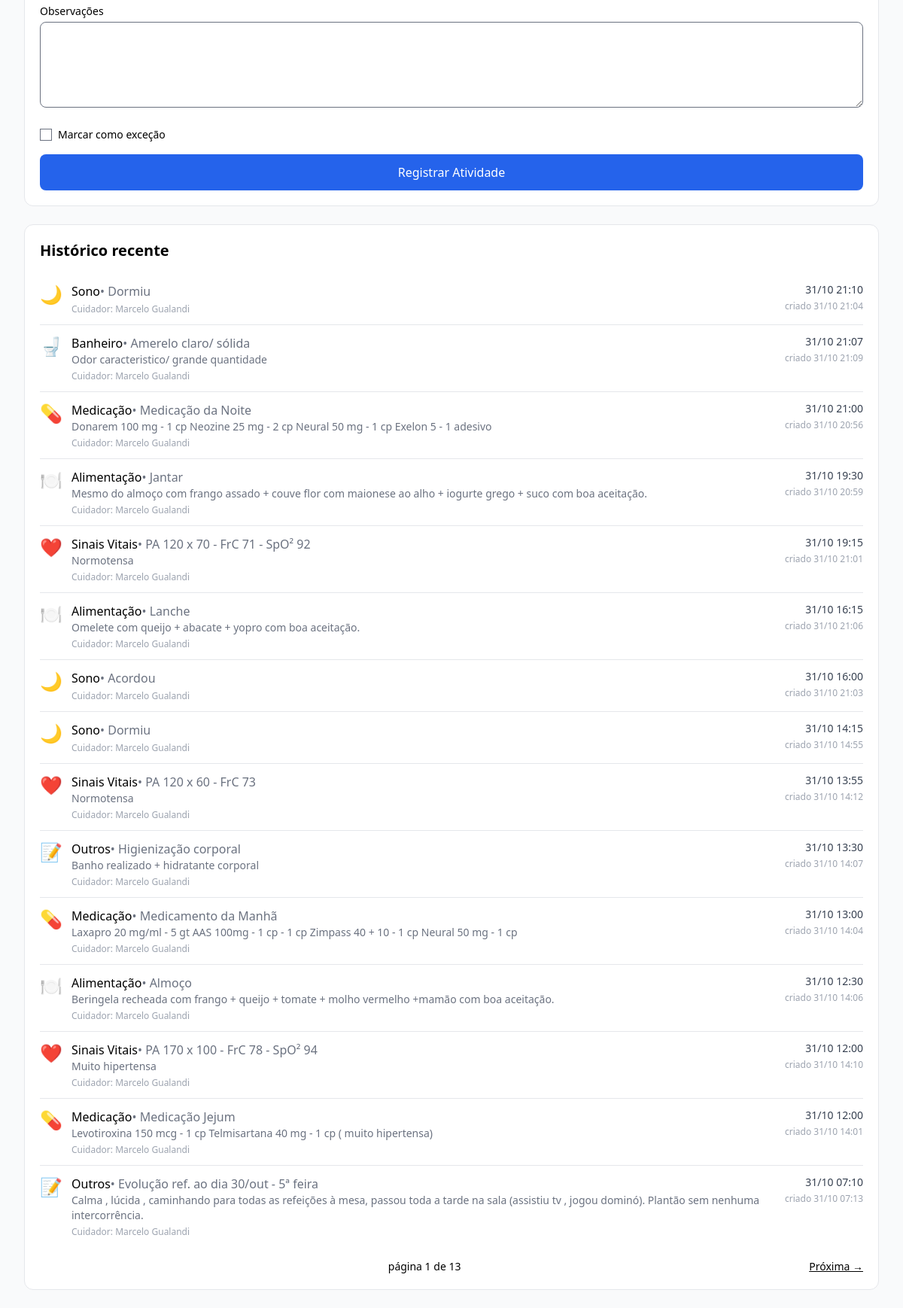
/care/records/new/ (signed in, lower part), run on an earlier commit of the app's database.
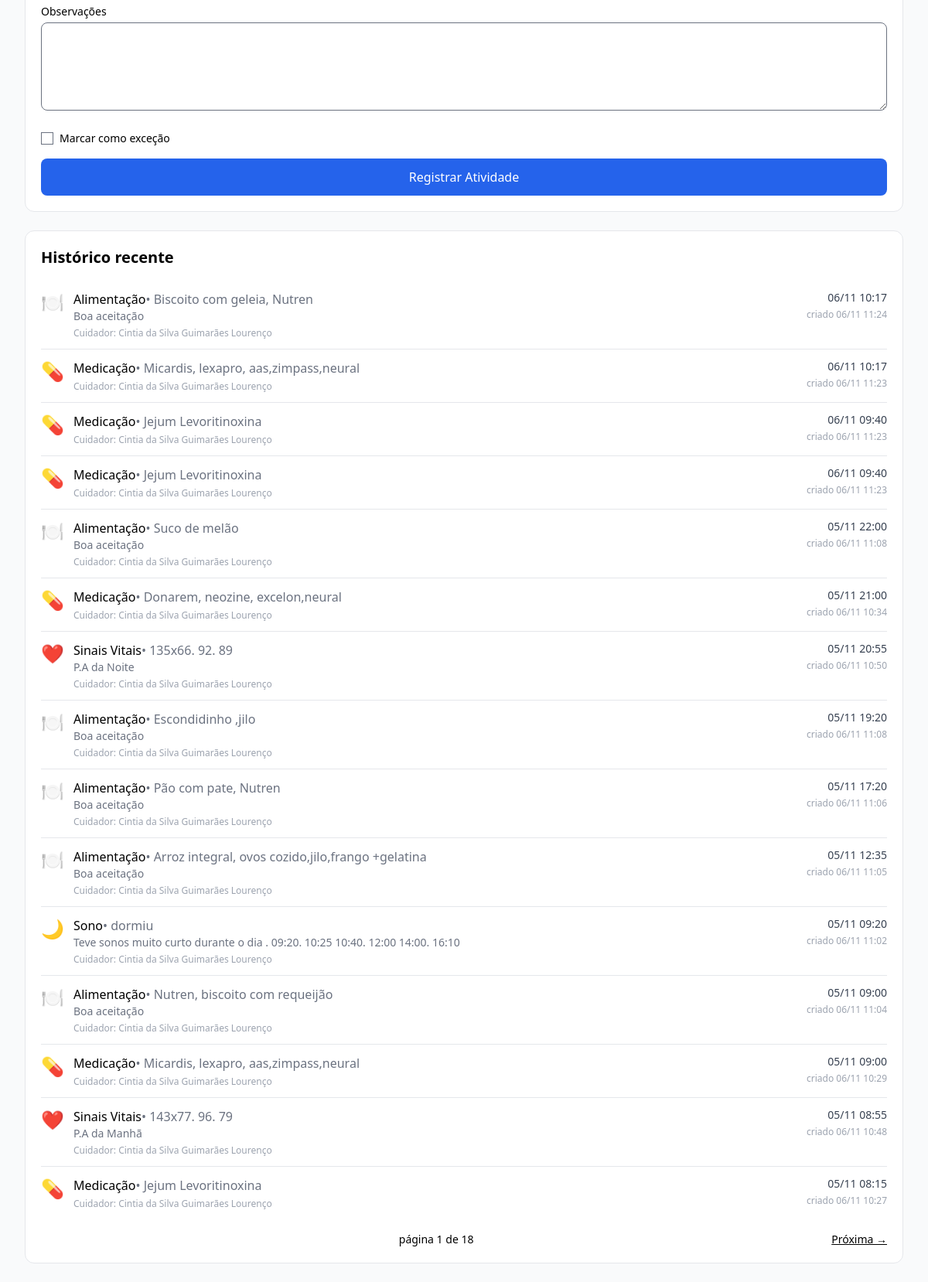
And on a later commit of the database.
### care/models.py (models this page shows, shortened)
class CareRecord(models.Model):
    class Type(models.TextChoices):
        MEDICATION = "medication", "Medicação"
        MEAL       = "meal",       "Alimentação"
        VITAL      = "vital",      "Sinais Vitais"
        ACTIVITY   = "activity",   "Atividade"
        PROGRESS   = "progress",   "Evolução/Regressão"
        SLEEP      = "sleep",      "Sono"
        BATHROOM   = "bathroom",   "Banheiro"
        OTHER      = "other",      "Outros"
    class Status(models.TextChoices):
        PENDING = "pending", "Pendente"
        DONE    = "done",    "Realizada"
        MISSED  = "missed", "Não realizado"
    class Recurrence(models.TextChoices):
        NONE    = "none",    "Não se repete"
        DAILY   = "daily",   "Diariamente"
        WEEKLY  = "weekly",  "Semanalmente"
        MONTHLY = "monthly", "Mensalmente"  # opcional, mas já deixamos preparado
    class ProgressTrend(models.TextChoices):
        EVOLUTION = "evolution", "Evolução"
        REGRESSION = "regression", "Regressão"
    recurrence_group = models.UUIDField(
        null=True, blank=True, db_index=True, db_column="series_id"
    )
    recurrence   = models.CharField(max_length=16, choices=Recurrence.choices, default=Recurrence.NONE)
    repeat_until = models.DateField(null=True, blank=True)
    patient     = models.ForeignKey(Patient, on_delete=models.CASCADE, related_name="records")
    caregiver   = models.CharField("Cuidador", max_length=120)
    type        = models.CharField("Tipo", max_length=20, choices=Type.choices, default=Type.MEDICATION)
    what        = models.CharField("O que", max_length=200)
    description = models.TextField("Descrição", blank=True)
    progress_trend = models.CharField(
        "Evolução ou Regressão",
        max_length=12,
        choices=ProgressTrend.choices,
        blank=True,
    )
    is_exception = models.BooleanField("É exceção", default=False, db_index=True)
    date        = models.DateField("Data", db_index=True)
    time        = models.TimeField("Hora")
    timestamp   = models.DateTimeField("Criado em", auto_now_add=True)
    created_by  = models.ForeignKey(
        User, on_delete=models.CASCADE, related_name="care_records",
        null=True, blank=True, db_index=True
    )
    status = models.CharField(
        "Status", max_length=10, choices=Status.choices,
        default=Status.PENDING, db_index=True
    )
    class Meta:
        ordering = ["-date", "-time"]
        indexes = [models.Index(fields=["patient", "date"])]
    @property
    def author_name(self) -> str:
        if self.created_by:
            profile = getattr(self.created_by, "profile", None)
            if profile and profile.full_name:
                return profile.full_name
        return self.caregiver or ""

### accounts/models.py (models this page shows, shortened)
class Profile(models.Model):
    ROLE_CHOICES = [
        ("PATIENT", "Paciente"),
        ("FAMILY",  "Familiar"),
        ("DOCTOR",  "Médico"),
        ("ADMIN",   "Admin"),
    ]
    user = models.OneToOneField(User, on_delete=models.CASCADE, related_name="profile")
    role = models.CharField(max_length=10, choices=ROLE_CHOICES, default="FAMILY")
    full_name  = models.CharField("Nome completo", max_length=150, blank=True)
    birth_date = models.DateField("Data de nascimento", null=True, blank=True)
    cpf = models.CharField("CPF", max_length=11, unique=True, null=True, blank=True)

### care/views.py (the view, shortened to what this page needs)
# urls.py: path("records/new/",                     RecordCreate.as_view(),      name="record-create"),
class RecordCreate(OwnObjectsMixin, CreateView):
    model = CareRecord
    form_class = CareRecordForm
    template_name = "care/record_quick.html"
    def _selected_category(self):
        cat = self.request.GET.get("category") or self.request.POST.get("type")
        return cat if cat in dict(CareRecord.Type.choices) else CareRecord.Type.MEDICATION
    def get_initial(self):
        initial = super().get_initial().copy()
        initial.setdefault("date", timezone.localdate())
        initial.setdefault("time", timezone.localtime().strftime("%H:%M"))
        initial.setdefault("type", self._selected_category())
        date_q = (self.request.GET.get("date") or "").strip()
        time_q = (self.request.GET.get("time") or "").strip()
        if time_q:
            try:
                datetime.strptime(time_q, "%H:%M")
                initial["time"] = time_q
            except Exception:
                pass
        grp = getattr(self.request.user, "group_membership", None)
        if grp and getattr(grp, "group", None) and getattr(grp.group, "patient_id", None):
            initial.setdefault("patient", grp.group.patient_id)
        return initial
    def get_context_data(self, **kwargs):
        ctx = super().get_context_data(**kwargs)
        selected = self._selected_category()
        ctx["selected_category"] = selected
        try:
            type_enum = getattr(CareRecord, "Type", None)
            cats = list(type_enum.choices) if type_enum and getattr(type_enum, "choices", None) else None
        except Exception:
            cats = None
        if not cats:
            cats = CATEGORY_CHOICES_UI
        ctx["categories"] = cats
        gm = user_group(self.request.user)
        patient = gm.group.patient if (gm and getattr(gm, "group", None)) else None
        ctx["current_patient"] = patient
        if patient:
            recent_qs = (CareRecord.objects
                         .filter(patient=patient)
                         .select_related("patient")
                         .order_by("-date", "-time"))
            ctx["recent"] = Paginator(recent_qs, 15).get_page(self.request.GET.get("page"))
        else:
            ctx["recent"] = None
        return ctx
    def get_form(self, form_class=None):
        form = super().get_form(form_class)
        grp = getattr(self.request.user, "group_membership", None)
        if grp and getattr(grp, "group", None) and getattr(grp.group, "patient_id", None):
            pid = grp.group.patient_id
            form.fields["patient"].queryset = Patient.objects.filter(pk=pid)
            form.fields["patient"].initial = pid
        else:
            form.fields["patient"].queryset = Patient.objects.none()
        form.fields["patient"].widget = forms.HiddenInput()
        if "type" in form.fields:
            form.fields["type"].widget = forms.HiddenInput()
            form.initial["type"] = self._selected_category()
        return form

### care/context_processors.py (called while the page is built)
def current_group(request):
    if not request.user.is_authenticated:
        return {"current_group": None, "current_group_membership": None}
    try:
        gm = GroupMembership.objects.select_related("group").get(user=request.user)
        return {"current_group": gm.group, "current_group_membership": gm}
    except GroupMembership.DoesNotExist:
        return {"current_group": None, "current_group_membership": None}

### care/views.py (called while the page is built)
def user_group(user):
    try:
        return user.group_membership
    except GroupMembership.DoesNotExist:
        return None

### templates/care/record_quick.html (shortened to what this page needs)
{% extends "base.html" %}
{% load static %}
{% block content %}
  {% url 'care:record-create' as new_url %}
<div class="bg-white border rounded-xl p-5">
  <form method="post" class="space-y-4" id="record-form">
    <div>
      <label class="block text-sm mb-1">Observações</label>
      {{ form.description }}
    </div>
    <div class="flex items-center gap-2 pt-1">
      {{ form.is_exception }}
      <label for="{{ form.is_exception.id_for_label }}" class="text-sm">Marcar como exceção</label>
    </div>
    <button class="w-full bg-blue-600 text-white rounded-lg py-3 font-medium hover:bg-blue-700">
      Registrar Atividade
    </button>
  </form>
</div>
<div id="history" class="bg-white border rounded-xl p-5 mt-6">
  <h2 class="text-xl font-semibold mb-4">Histórico recente</h2>
  {% if recent and recent.paginator.count %}
    <ol class="divide-y">
      {% for r in recent %}
        <li class="py-3 flex items-start justify-between gap-6">
          <div class="flex items-start gap-3">
            <span class="text-2xl">
              {% if r.type == 'medication' %}💊{% elif r.type == 'sleep' %}🌙
              {% elif r.type == 'meal' %}🍽️{% elif r.type == 'bathroom' %}🚽
              {% elif r.type == 'activity' %}🏃{% elif r.type == 'vital' %}❤️
              {% elif r.type == 'progress' %}📈{% else %}📝{% endif %}
            </span>
            <div>
              <div class="flex flex-wrap items-center gap-2">
                <div class="font-medium">
                  {{ r.get_type_display }}{% if r.what %}<span class="text-gray-500">• {{ r.what }}</span>{% endif %}
                </div>
              </div>
              {% if r.description %}<div class="text-gray-500 text-sm line-clamp-2">{{ r.description }}</div>{% endif %}
              {% if r.author_name %}<div class="text-xs text-gray-400 mt-1">Cuidador: {{ r.author_name }}</div>{% endif %}
            </div>
          </div>
          <div class="text-right shrink-0">
            <div class="text-sm text-gray-700">{{ r.date|date:'d/m' }} {{ r.time|time:'H:i' }}</div>
            {% if r.timestamp %}<div class="text-xs text-gray-400 mt-1">criado {{ r.timestamp|date:'d/m H:i' }}</div>{% endif %}
          </div>
        </li>
      {% endfor %}
    </ol>
    <div class="mt-4 flex items-center justify-between text-sm">
      <div>página {{ recent.number }} de {{ recent.paginator.num_pages }}</div>
      <div>{% if recent.has_next %}<a class="underline" href="?page={{ recent.next_page_number }}">Próxima →</a>{% endif %}</div>
    </div>
  {% else %}
    <p class="text-gray-500">Nenhum registro ainda.</p>
  {% endif %}
</div>
{% endblock %}

What changed in the data, as far as the page shows it:
no longer on this page (row unchanged): CareRecord: type "Sono", what "Dormiu", author_name "Marcelo Gualandi", date "31/10", time "21:10", timestamp "31/10 21:04"
no longer on this page (row unchanged): CareRecord: type "Banheiro", what "Amerelo claro/ sólida", description "Odor caracteristico/ grande quantidade", author_name "Marcelo Gualandi", date "31/10", time "21:07", timestamp "31/10 21:09"
no longer on this page (row unchanged): CareRecord: type "Medicação", what "Medicação da Noite", description "Donarem 100 mg - 1 cp Neozine 25 mg - 2 cp Neural 50 mg - 1 cp Exelon 5 - 1 adesivo", author_name "Marcelo Gualandi", date "31/10", time "21:00", timestamp "31/10 20:56"
no longer on this page (row unchanged): CareRecord: type "Alimentação", what "Jantar", description "Mesmo do almoço com frango assado + couve flor com maionese ao alho + iogurte grego + suco com boa aceitação.", author_name "Marcelo Gualandi", date "31/10", time "19:30", timestamp "31/10 20:59"
no longer on this page (row unchanged): CareRecord: type "Sinais Vitais", what "PA 120 x 70 - FrC 71 - SpO² 92", description "Normotensa", author_name "Marcelo Gualandi", date "31/10", time "19:15", timestamp "31/10 21:01"
no longer on this page (row unchanged): CareRecord: type "Alimentação", what "Lanche", description "Omelete com queijo + abacate + yopro com boa aceitação.", author_name "Marcelo Gualandi", date "31/10", time "16:15", timestamp "31/10 21:06"
no longer on this page (row unchanged): CareRecord: type "Sono", what "Acordou", author_name "Marcelo Gualandi", date "31/10", time "16:00", timestamp "31/10 21:03"
no longer on this page (row unchanged): CareRecord: type "Sono", what "Dormiu", author_name "Marcelo Gualandi", date "31/10", time "14:15", timestamp "31/10 14:55"
no longer on this page (row unchanged): CareRecord: type "Sinais Vitais", what "PA 120 x 60 - FrC 73", description "Normotensa", author_name "Marcelo Gualandi", date "31/10", time "13:55", timestamp "31/10 14:12"
no longer on this page (row unchanged): CareRecord: type "Outros", what "Higienização corporal", description "Banho realizado + hidratante corporal", author_name "Marcelo Gualandi", date "31/10", time "13:30", timestamp "31/10 14:07"
no longer on this page (row unchanged): CareRecord: type "Medicação", what "Medicamento da Manhã", description "Laxapro 20 mg/ml - 5 gt AAS 100mg - 1 cp - 1 cp Zimpass 40 + 10 - 1 cp Neural 50 mg - 1 cp", author_name "Marcelo Gualandi", date "31/10", time "13:00", timestamp "31/10 14:04"
no longer on this page (row unchanged): CareRecord: type "Alimentação", what "Almoço", description "Beringela recheada com frango + queijo + tomate + molho vermelho +mamão com boa aceitação.", author_name "Marcelo Gualandi", date "31/10", time "12:30", timestamp "31/10 14:06"
no longer on this page (row unchanged): CareRecord: type "Sinais Vitais", what "PA 170 x 100 - FrC 78 - SpO² 94", description "Muito hipertensa", author_name "Marcelo Gualandi", date "31/10", time "12:00", timestamp "31/10 14:10"
no longer on this page (row unchanged): CareRecord: type "Medicação", what "Medicação Jejum", description "Levotiroxina 150 mcg - 1 cp Telmisartana 40 mg - 1 cp ( muito hipertensa)", author_name "Marcelo Gualandi", date "31/10", time "12:00", timestamp "31/10 14:01"
no longer on this page (row unchanged): CareRecord: type "Outros", what "Evolução ref. ao dia 30/out - 5ª feira", description "Calma , lúcida , caminhando para todas as refeições à mesa, passou toda a tarde na sala (assistiu tv , jogou dominó). Plantão sem nenhuma intercorrência.", author_name "Marcelo Gualandi", date "31/10", time "07:10", timestamp "31/10 07:13"
added CareRecord: type "Alimentação", what "Biscoito com geleia, Nutren", description "Boa aceitação", author_name "Cintia da Silva Guimarães Lourenço", date "06/11", time "10:17", timestamp "06/11 11:24"
added CareRecord: type "Medicação", what "Micardis, lexapro, aas,zimpass,neural", author_name "Cintia da Silva Guimarães Lourenço", date "06/11", time "10:17", timestamp "06/11 11:23"
added CareRecord: type "Medicação", what "Jejum Levoritinoxina", author_name "Cintia da Silva Guimarães Lourenço", date "06/11", time "09:40", timestamp "06/11 11:23"
added CareRecord: type "Medicação", what "Jejum Levoritinoxina", author_name "Cintia da Silva Guimarães Lourenço", date "06/11", time "09:40", timestamp "06/11 11:23"
added CareRecord: type "Alimentação", what "Suco de melão", description "Boa aceitação", author_name "Cintia da Silva Guimarães Lourenço", date "05/11", time "22:00", timestamp "06/11 11:08"
added CareRecord: type "Medicação", what "Donarem, neozine, excelon,neural", author_name "Cintia da Silva Guimarães Lourenço", date "05/11", time "21:00", timestamp "06/11 10:34"
added CareRecord: type "Sinais Vitais", what "135x66. 92. 89", description "P.A da Noite", author_name "Cintia da Silva Guimarães Lourenço", date "05/11", time "20:55", timestamp "06/11 10:50"
added CareRecord: type "Alimentação", what "Escondidinho ,jilo", description "Boa aceitação", author_name "Cintia da Silva Guimarães Lourenço", date "05/11", time "19:20", timestamp "06/11 11:08"
added CareRecord: type "Alimentação", what "Pão com pate, Nutren", description "Boa aceitação", author_name "Cintia da Silva Guimarães Lourenço", date "05/11", time "17:20", timestamp "06/11 11:06"
added CareRecord: type "Alimentação", what "Arroz integral, ovos cozido,jilo,frango +gelatina", description "Boa aceitação", author_name "Cintia da Silva Guimarães Lourenço", date "05/11", time "12:35", timestamp "06/11 11:05"
added CareRecord: type "Sono", what "dormiu", description "Teve sonos muito curto durante o dia . 09:20. 10:25 10:40. 12:00 14:00. 16:10", author_name "Cintia da Silva Guimarães Lourenço", date "05/11", time "09:20", timestamp "06/11 11:02"
added CareRecord: type "Alimentação", what "Nutren, biscoito com requeijão", description "Boa aceitação", author_name "Cintia da Silva Guimarães Lourenço", date "05/11", time "09:00", timestamp "06/11 11:04"
added CareRecord: type "Medicação", what "Micardis, lexapro, aas,zimpass,neural", author_name "Cintia da Silva Guimarães Lourenço", date "05/11", time "09:00", timestamp "06/11 10:29"
added CareRecord: type "Sinais Vitais", what "143x77. 96. 79", description "P.A da Manhã", author_name "Cintia da Silva Guimarães Lourenço", date "05/11", time "08:55", timestamp "06/11 10:48"
added CareRecord: type "Medicação", what "Jejum Levoritinoxina", author_name "Cintia da Silva Guimarães Lourenço", date "05/11", time "08:15", timestamp "06/11 10:27"
Also different on the page:
{{ recent.paginator.num_pages }}: "13" → "18"
